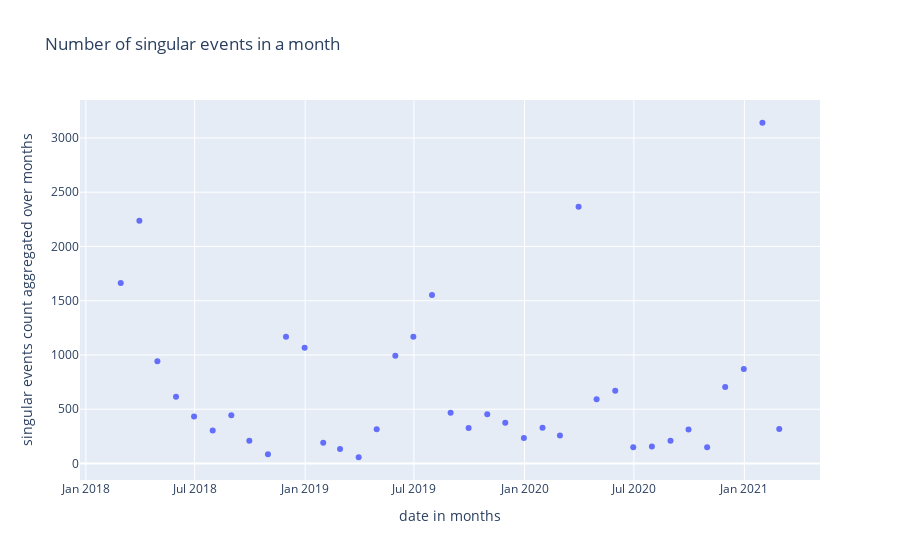

Source (notebook cell):
### Code cell
fig = px.scatter(singular_count_df,x = 'date',y = 'singular_event',
                 labels = {'date':'date in months','singular_event':'singular events count aggregated over months'},
                title = 'Number of singular events in a month')
fig.show()

### Figure 1 — Plotly figure (JSON) as saved in the notebook; plotly's stock layout.template omitted (floating-point values rounded to 4 significant figures)
{"data": [{"hovertemplate": "date in months=%{x}<br>singular events count aggregated over months=%{y}<extra></extra>", "legendgroup": "", "marker": {"color": "#636efa", "symbol": "circle"}, "mode": "markers", "name": "", "orientation": "v", "showlegend": false, "type": "scatter", "x": ["2018-02-28T00:00:00", "2018-03-31T00:00:00", "2018-04-30T00:00:00", "2018-05-31T00:00:00", "2018-06-30T00:00:00", "2018-07-31T00:00:00", "2018-08-31T00:00:00", "2018-09-30T00:00:00", "2018-10-31T00:00:00", "2018-11-30T00:00:00", "2018-12-31T00:00:00", "2019-01-31T00:00:00", "2019-02-28T00:00:00", "2019-03-31T00:00:00", "2019-04-30T00:00:00", "2019-05-31T00:00:00", "2019-06-30T00:00:00", "2019-07-31T00:00:00", "2019-08-31T00:00:00", "2019-09-30T00:00:00", "2019-10-31T00:00:00", "2019-11-30T00:00:00", "2019-12-31T00:00:00", "2020-01-31T00:00:00", "2020-02-29T00:00:00", "2020-03-31T00:00:00", "2020-04-30T00:00:00", "2020-05-31T00:00:00", "2020-06-30T00:00:00", "2020-07-31T00:00:00", "2020-08-31T00:00:00", "2020-09-30T00:00:00", "2020-10-31T00:00:00", "2020-11-30T00:00:00", "2020-12-31T00:00:00", "2021-01-31T00:00:00", "2021-02-28T00:00:00"], "xaxis": "x", "y": [1664, 2237, 942, 615, 432, 303, 445, 208, 84, 1168, 1067, 190, 134, 57, 315, 993, 1167, 1553, 468, 326, 454, 376, 234, 329, 257, 2366, 592, 669, 150, 157, 209, 312, 150, 705, 871, 3140, 317], "yaxis": "y"}], "layout": {"legend": {"tracegroupgap": 0}, "title": {"text": "Number of singular events in a month"}, "xaxis": {"anchor": "y", "domain": [0, 1], "title": {"text": "date in months"}}, "yaxis": {"anchor": "x", "domain": [0, 1], "title": {"text": "singular events count aggregated over months"}}}}
